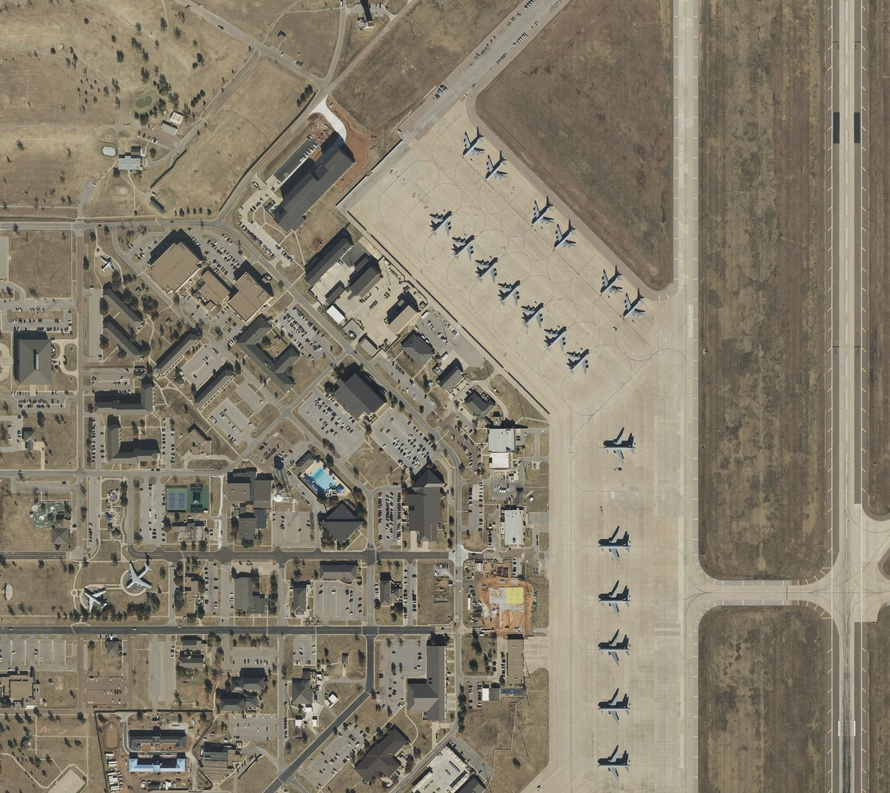
#> input picture ui/dialogs/export_steps/preprocess_blocks/altus_usa_bing_1.jpg, 890 x 793 px, shrunk from 2745 x 2445 before the run, found by its file name
$ python magic_wand.py
#> lines starting #> are read from the running program, lines starting #| are printed output that depends on the picture; after the words box and inside, x2 and y2 are one past the last pixel; in counts of white or black regions, pixels touching at a corner belong together
#> further down, img is the input picture: shape (793, 890, 3); mean B, G, R 108.8, 126, 134.1
import numpy as np
import cv2


def find_exteriour_contours(img):
    ret = cv2.findContours(img, cv2.RETR_EXTERNAL, cv2.CHAIN_APPROX_SIMPLE)
    if len(ret) == 2:
        return ret[0]
    elif len(ret) == 3:
        return ret[1]


class MagicWand:

    def __init__(self, np_img, x, y, connectivity=4, tolerance=32):
#> called with x = 500, y = 100, connectivity = 4, tolerance = 32
        self.img = np_img
        h, w = np_img.shape[:2]
#> h = 793; w = 890
        tolerance = (tolerance,) * 3
        self.mask = np.zeros((h, w), dtype=np.uint8)
        self._flood_mask = np.zeros((h + 2, w + 2), dtype=np.uint8)
        self._flood_fill_flags = (connectivity | cv2.FLOODFILL_FIXED_RANGE | cv2.FLOODFILL_MASK_ONLY | 255 << 8)

        self._flood_mask[:] = 0
        cv2.floodFill(self.img,
                      self._flood_mask,
                      (x, y),
                      0,
                      tolerance,
                      tolerance,
                      self._flood_fill_flags)

        flood_mask = self._flood_mask[1:-1, 1:-1].copy()

        self.mask = flood_mask

        self.show()

    def show(self):
        viz = self.img.copy()
        contours = find_exteriour_contours(self.mask)
        viz = cv2.drawContours(viz, contours, -1, color=(255,) * 3, thickness=-1)
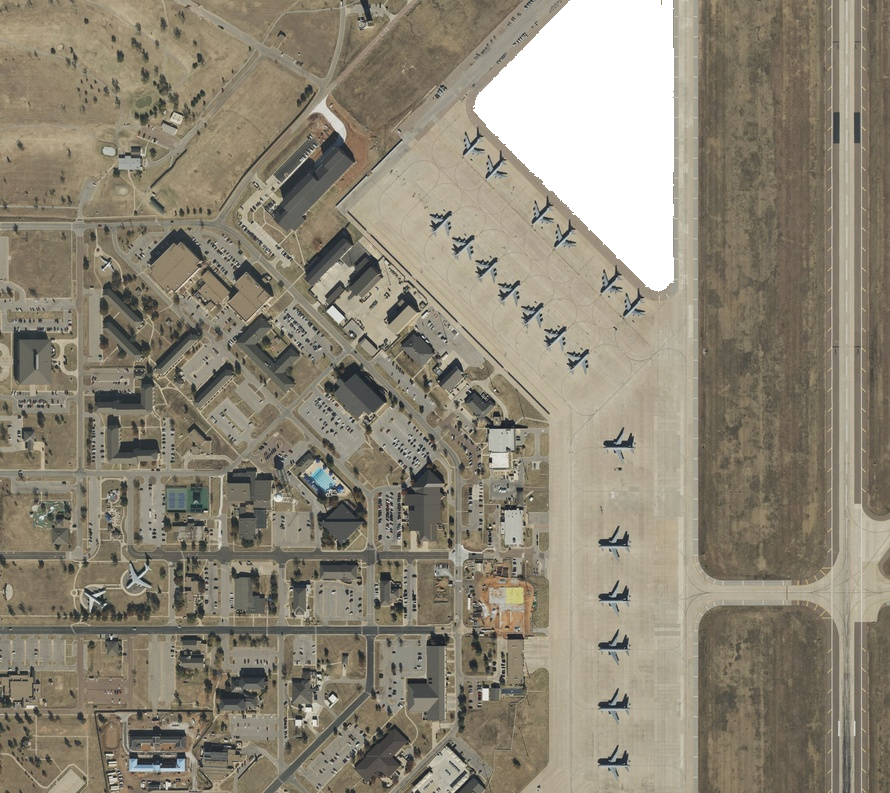
#> viz: shape (793, 890, 3); 5.32% of pixels changed, all inside (x1, y1, x2, y2) = (473, 0, 674, 292)
        viz = cv2.addWeighted(self.img, 0.75, viz, 0.25, 0)
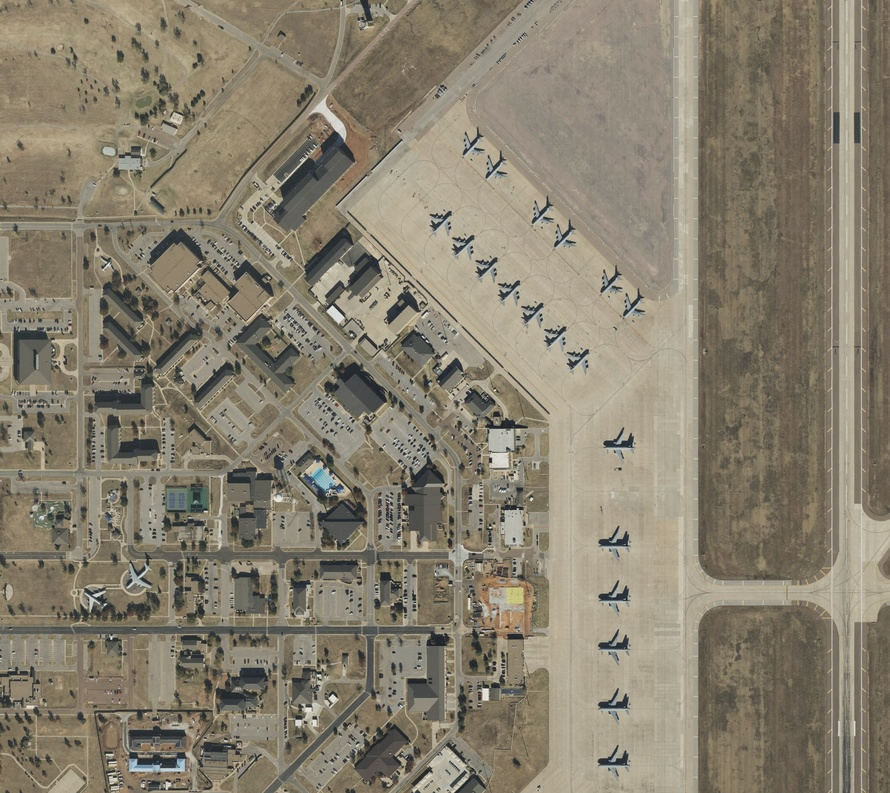
#> viz: shape (793, 890, 3); mean B, G, R 111, 128, 135.9
        viz = cv2.drawContours(viz, contours, -1, color=(255,) * 3, thickness=1)
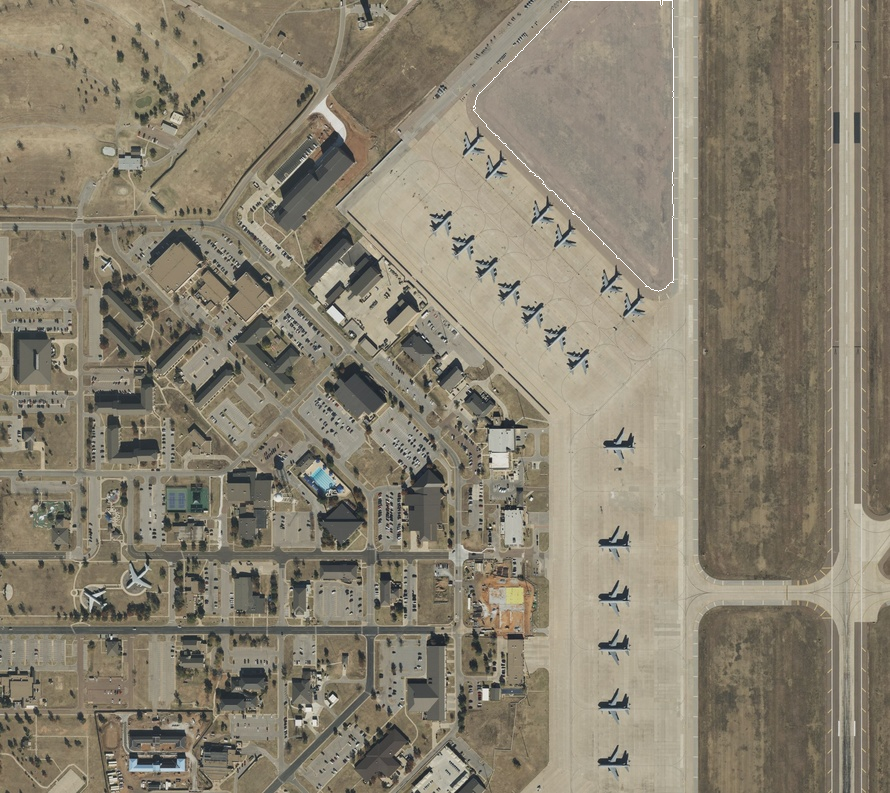
#> viz: shape (793, 890, 3); 0.11% of pixels changed, all inside (x1, y1, x2, y2) = (473, 0, 674, 292)
        cv2.imwrite("test_data/img.jpg", viz)


if __name__ == '__main__':
    img = cv2.imread('test_data/altus_usa_bing_1.jpg')
    mw = MagicWand(img, 500, 100)
